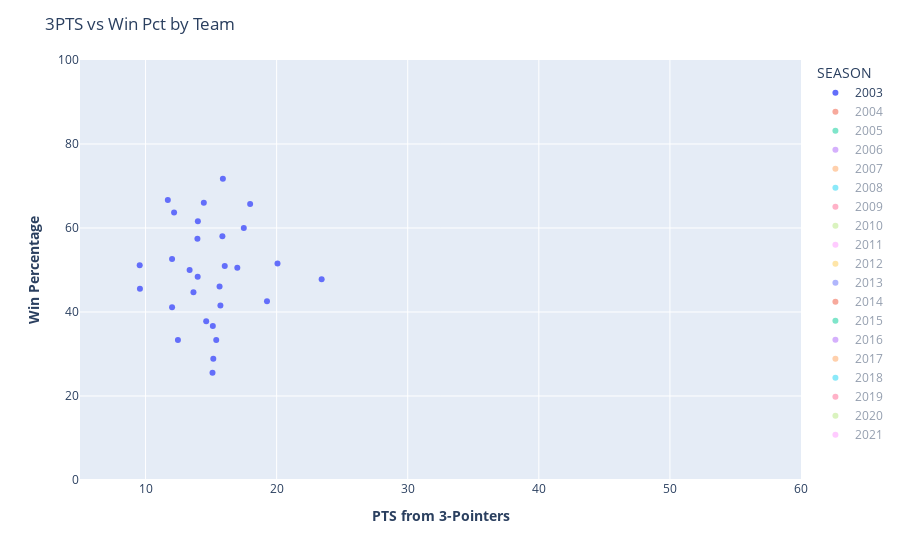

Write notebook code for a chart like this one.
### Code cell
#Draw plotly scatter chart to show comparison
fig = px.scatter(df_winloss_ttl, x='FG3A', y='win_%', range_x=[5,60], range_y=[0, 100], color ='SEASON', hover_name='TEAM_ABB')
fig.update_layout(
    title_text="3PTS vs Win Pct by Team",
    xaxis = dict(title = '<b>PTS from 3-Pointers</b>'),
    yaxis = dict(title = '<b>Win Percentage</b>')
)
#To make only year visible for better comparison
year = (df_winloss_ttl['SEASON'].unique())[1:].tolist()
fig.for_each_trace(lambda trace: trace.update(visible="legendonly") 
                   if trace.name in year else ())
fig.show()
fig.write_html("C:/Users/edowi/OneDrive/Desktop/Charts/win_pct_byteam.html")

### Figure 1 — Plotly figure (JSON) as saved in the notebook; plotly's stock layout.template omitted (floating-point values rounded to 4 significant figures)
{"data": [{"hovertemplate": "<b>%{hovertext}</b><br><br>SEASON=2003<br>FG3A=%{x}<br>win_%=%{y}<extra></extra>", "hovertext": ["ATL", "BOS", "CLE", "NOP", "CHI", "DAL", "DEN", "GSW", "HOU", "LAC", "LAL", "MIA", "MIL", "MIN", "BKN", "NYK", "ORL", "IND", "PHI", "PHX", "POR", "SAC", "SAS", "OKC", "TOR", "UTA", "MEM", "WAS", "DET"], "legendgroup": "2003", "marker": {"color": "#636efa", "symbol": "circle"}, "mode": "markers", "name": "2003", "orientation": "v", "showlegend": true, "type": "scatter", "x": [15.13, 19.26, 9.571, 20.07, 15.17, 17.49, 12.02, 15.65, 17, 12.47, 13.99, 16.04, 13.98, 11.7, 13.96, 13.66, 15.11, 15.9, 12.02, 14.63, 13.36, 17.98, 14.45, 23.43, 15.71, 9.554, 15.86, 15.39, 12.18], "xaxis": "x", "y": [36.67, 42.55, 45.56, 51.55, 28.89, 60, 52.63, 46.07, 50.53, 33.33, 61.61, 50.98, 48.42, 66.67, 57.43, 44.68, 25.56, 71.7, 41.11, 37.78, 50, 65.69, 66, 47.78, 41.57, 51.11, 58.06, 33.33, 63.72], "yaxis": "y"}, {"hovertemplate": "<b>%{hovertext}</b><br><br>SEASON=2004<br>FG3A=%{x}<br>win_%=%{y}<extra></extra>", "hovertext": ["ATL", "BOS", "CLE", "NOP", "CHI", "DAL", "DEN", "GSW", "HOU", "LAC", "LAL", "MIA", "MIL", "MIN", "BKN", "NYK", "ORL", "IND", "PHI", "PHX", "POR", "SAC", "SAS", "OKC", "TOR", "UTA", "MEM", "WAS", "DET", "CHA"], "legendgroup": "2004", "marker": {"color": "#EF553B", "symbol": "circle"}, "mode": "markers", "name": "2004", "orientation": "v", "showlegend": true, "type": "scatter", "visible": "legendonly", "x": [11.87, 15.07, 10.82, 16, 17.93, 15.65, 11.35, 21.25, 18.36, 8.267, 22, 15.33, 11.19, 13.9, 14.83, 14.98, 11.25, 19, 17.7, 23.72, 14.12, 17.11, 17.15, 21.43, 20.48, 9.186, 17.86, 18.17, 13.05, 10.69], "xaxis": "x", "y": [15.48, 53.26, 51.19, 21.18, 54.95, 66.67, 59.78, 42.35, 59.34, 44.19, 42.17, 71, 36.9, 53.49, 48.89, 41.86, 45.24, 53, 51.11, 74, 32.56, 57.14, 72.22, 61.46, 40.7, 31.4, 52.27, 52.63, 63.96, 23.53], "yaxis": "y"}, {"hovertemplate": "<b>%{hovertext}</b><br><br>SEASON=2005<br>FG3A=%{x}<br>win_%=%{y}<extra></extra>", "hovertext": ["ATL", "BOS", "CLE", "NOP", "CHI", "DAL", "DEN", "GSW", "HOU", "LAC", "LAL", "MIA", "MIL", "MIN", "BKN", "NYK", "ORL", "IND", "PHI", "PHX", "POR", "SAC", "SAS", "OKC", "TOR", "UTA", "MEM", "WAS", "DET", "CHA"], "legendgroup": "2005", "marker": {"color": "#00cc96", "symbol": "circle"}, "mode": "markers", "name": "2005", "orientation": "v", "showlegend": true, "type": "scatter", "visible": "legendonly", "x": [13.54, 15.24, 17.35, 11.34, 17.81, 13.59, 13.05, 22.26, 16.99, 10.55, 18.81, 17.81, 15.78, 11.97, 17.04, 10.39, 9.92, 18.44, 12.67, 25.14, 12.77, 17.02, 16.44, 19.58, 19.43, 11.03, 18.76, 16.85, 17.42, 15.24], "xaxis": "x", "y": [32.58, 40, 60.19, 44.94, 47.92, 70.8, 54.74, 40.45, 44.94, 58.42, 55.67, 63.39, 46.32, 41.11, 58.42, 29.21, 45.45, 50, 46.07, 63.64, 25.56, 51.04, 68.93, 42.7, 33.71, 48.31, 58.06, 48.96, 72.22, 32.22], "yaxis": "y"}, {"hovertemplate": "<b>%{hovertext}</b><br><br>SEASON=2006<br>FG3A=%{x}<br>win_%=%{y}<extra></extra>", "hovertext": ["ATL", "BOS", "CLE", "NOP", "CHI", "DAL", "DEN", "GSW", "HOU", "LAC", "LAL", "MIA", "MIL", "MIN", "BKN", "NYK", "ORL", "IND", "PHI", "PHX", "POR", "SAC", "SAS", "OKC", "TOR", "UTA", "MEM", "WAS", "DET", "CHA"], "legendgroup": "2006", "marker": {"color": "#ab63fa", "symbol": "circle"}, "mode": "markers", "name": "2006", "orientation": "v", "showlegend": true, "type": "scatter", "visible": "legendonly", "x": [12.9, 15.44, 16.81, 15.13, 14.88, 17.27, 17.97, 24.27, 23.36, 11.16, 20.6, 18.65, 17.99, 13.13, 20.31, 16.69, 11.62, 16.36, 10.16, 23.59, 14.9, 18.3, 19.12, 17.53, 17.96, 12.78, 16.18, 19.34, 15.71, 15.36], "xaxis": "x", "y": [38.89, 30, 57.8, 46.07, 61, 75, 53.19, 52.53, 62.5, 50, 49.47, 49.46, 34.44, 41.11, 49.02, 42.05, 48.94, 42.22, 42.53, 69.7, 37.78, 42.22, 71.03, 38.89, 57.89, 59.81, 28.89, 47.87, 64.15, 38.89], "yaxis": "y"}, {"hovertemplate": "<b>%{hovertext}</b><br><br>SEASON=2007<br>FG3A=%{x}<br>win_%=%{y}<extra></extra>", "hovertext": ["ATL", "BOS", "CLE", "NOP", "CHI", "DAL", "DEN", "GSW", "HOU", "LAC", "LAL", "MIA", "MIL", "MIN", "BKN", "NYK", "ORL", "IND", "PHI", "PHX", "POR", "SAC", "SAS", "OKC", "TOR", "UTA", "MEM", "WAS", "DET", "CHA"], "legendgroup": "2007", "marker": {"color": "#FFA15A", "symbol": "circle"}, "mode": "markers", "name": "2007", "orientation": "v", "showlegend": true, "type": "scatter", "visible": "legendonly", "x": [12.89, 18.46, 18.71, 19.07, 15.81, 16.88, 19.52, 26.45, 20.52, 13.06, 20.74, 16.58, 15.85, 15.35, 17.33, 17.63, 24.82, 24.37, 11.35, 21.45, 17.25, 16.76, 19.6, 11.51, 18.29, 13.58, 21.7, 19.3, 15.61, 17.33], "xaxis": "x", "y": [48.45, 74.78, 52.48, 65.35, 41.57, 60, 58.06, 58.62, 63.44, 30.34, 66.97, 16.85, 32.58, 26.14, 42.05, 29.07, 63.27, 46.07, 46.81, 64.89, 51.14, 46.07, 65.38, 23.6, 48.89, 63.37, 29.89, 51.06, 68.22, 38.2], "yaxis": "y"}, {"hovertemplate": "<b>%{hovertext}</b><br><br>SEASON=2008<br>FG3A=%{x}<br>win_%=%{y}<extra></extra>", "hovertext": ["ATL", "BOS", "CLE", "NOP", "CHI", "DAL", "DEN", "GSW", "HOU", "LAC", "LAL", "MIA", "MIL", "MIN", "BKN", "NYK", "ORL", "IND", "PHI", "PHX", "POR", "SAC", "SAS", "OKC", "TOR", "UTA", "MEM", "WAS", "DET", "CHA"], "legendgroup": "2008", "marker": {"color": "#19d3f3", "symbol": "circle"}, "mode": "markers", "name": "2008", "orientation": "v", "showlegend": true, "type": "scatter", "visible": "legendonly", "x": [19.4, 16.78, 19.83, 18.77, 16.1, 19.73, 18.1, 18.05, 20.22, 18.36, 18.24, 19.71, 16.7, 18.81, 20.7, 27.89, 25.32, 20.96, 13.37, 17.49, 18.59, 19.09, 19.82, 11.44, 15.67, 13.53, 13.7, 14.75, 12.99, 16.09], "xaxis": "x", "y": [55.45, 72.12, 75.96, 60.64, 49.48, 59, 66.67, 36.78, 63.73, 24.72, 76.79, 50, 38.89, 33.33, 41.57, 39.33, 68.75, 44.44, 49.47, 56.67, 63.16, 20, 61.7, 26.97, 40.45, 56.38, 28.89, 23.6, 47.87, 38.89], "yaxis": "y"}, {"hovertemplate": "<b>%{hovertext}</b><br><br>SEASON=2009<br>FG3A=%{x}<br>win_%=%{y}<extra></extra>", "hovertext": ["ATL", "BOS", "CLE", "NOP", "CHI", "DAL", "DEN", "GSW", "HOU", "LAC", "LAL", "MIA", "MIL", "MIN", "BKN", "NYK", "ORL", "IND", "PHI", "PHX", "POR", "SAC", "SAS", "OKC", "TOR", "UTA", "MEM", "WAS", "DET", "CHA"], "legendgroup": "2009", "marker": {"color": "#FF6692", "symbol": "circle"}, "mode": "markers", "name": "2009", "orientation": "v", "showlegend": true, "type": "scatter", "visible": "legendonly", "x": [16.92, 17.25, 19.3, 19.28, 12.81, 18.26, 18.04, 20.19, 22.16, 17.74, 19.34, 17.64, 22.12, 14.5, 14.37, 26.52, 27.18, 23.48, 16.5, 21.8, 16.68, 16.98, 18.29, 15.08, 16.84, 14.67, 12.7, 14.89, 14.26, 16.3], "xaxis": "x", "y": [62, 62.28, 70, 43.33, 50.53, 65.26, 61.05, 33.33, 51.11, 38.2, 69.91, 53.19, 53.61, 20, 14.61, 37.5, 74.04, 39.33, 35.56, 63.81, 58.33, 30.34, 58.16, 56.84, 46.67, 62.63, 47.78, 33.33, 34.44, 48.94], "yaxis": "y"}, {"hovertemplate": "<b>%{hovertext}</b><br><br>SEASON=2010<br>FG3A=%{x}<br>win_%=%{y}<extra></extra>", "hovertext": ["ATL", "BOS", "CLE", "NOP", "CHI", "DAL", "DEN", "GSW", "HOU", "LAC", "LAL", "MIA", "MIL", "MIN", "BKN", "NYK", "ORL", "IND", "PHI", "PHX", "POR", "SAC", "SAS", "OKC", "TOR", "UTA", "MEM", "WAS", "DET", "CHA"], "legendgroup": "2010", "marker": {"color": "#B6E880", "symbol": "circle"}, "mode": "markers", "name": "2010", "orientation": "v", "showlegend": true, "type": "scatter", "visible": "legendonly", "x": [16.92, 13.81, 17.88, 15.32, 17.48, 21.37, 20.86, 21.06, 21.99, 18.93, 18.03, 17.98, 17.32, 19.11, 16.25, 25.3, 25.54, 20.2, 15.4, 22.53, 18.28, 15.6, 20.63, 17.7, 13.41, 14.98, 11.42, 14.72, 15.52, 14.33], "xaxis": "x", "y": [51.49, 68.69, 28.09, 51.04, 70.75, 69.37, 58.95, 43.33, 52.22, 36.67, 65.66, 67.89, 42.22, 25.56, 29.21, 47.31, 64.21, 43.62, 46.81, 46.67, 55.79, 30.34, 70.21, 63.81, 28.89, 52.22, 58.82, 29.21, 36.67, 42.22], "yaxis": "y"}, {"hovertemplate": "<b>%{hovertext}</b><br><br>SEASON=2011<br>FG3A=%{x}<br>win_%=%{y}<extra></extra>", "hovertext": ["ATL", "BOS", "CLE", "NOP", "CHI", "DAL", "DEN", "GSW", "HOU", "LAC", "LAL", "MIA", "MIL", "MIN", "BKN", "NYK", "ORL", "IND", "PHI", "PHX", "POR", "SAC", "SAS", "OKC", "TOR", "UTA", "MEM", "WAS", "DET", "CHA"], "legendgroup": "2011", "marker": {"color": "#FF97FF", "symbol": "circle"}, "mode": "markers", "name": "2011", "orientation": "v", "showlegend": true, "type": "scatter", "visible": "legendonly", "x": [19.85, 15.09, 19.34, 11.72, 16.42, 22.1, 19.79, 20.32, 20.12, 21.13, 16.99, 16.62, 19.18, 21.5, 22.18, 23.08, 26.93, 16.29, 14.41, 19.74, 20.99, 19.81, 21.43, 19.88, 16.34, 12.75, 12.88, 16.29, 14.01, 13.5], "xaxis": "x", "y": [58.11, 59.09, 32.35, 33.82, 72.97, 50, 57.33, 35.29, 51.47, 58.23, 57.5, 69.23, 45.59, 41.18, 32.35, 53.42, 53.42, 60.76, 54.32, 48.53, 42.65, 33.82, 74.39, 70.45, 33.82, 51.39, 58.67, 29.41, 38.24, 11.76], "yaxis": "y"}, {"hovertemplate": "<b>%{hovertext}</b><br><br>SEASON=2012<br>FG3A=%{x}<br>win_%=%{y}<extra></extra>", "hovertext": ["ATL", "BOS", "CLE", "NOP", "CHI", "DAL", "DEN", "GSW", "HOU", "LAC", "LAL", "MIA", "MIL", "MIN", "BKN", "NYK", "ORL", "IND", "PHI", "PHX", "POR", "SAC", "SAS", "OKC", "TOR", "UTA", "MEM", "WAS", "DET", "CHA"], "legendgroup": "2012", "marker": {"color": "#FECB52", "symbol": "circle"}, "mode": "markers", "name": "2012", "orientation": "v", "showlegend": true, "type": "scatter", "visible": "legendonly", "x": [22.81, 17.4, 19.25, 18.17, 15.43, 20.05, 18.84, 20.06, 28.95, 20.71, 23.73, 21.84, 20.55, 18, 21.45, 28.33, 18.49, 19.29, 17.71, 17.81, 23.37, 20.48, 21.44, 19.99, 20.49, 16.56, 13.83, 18.54, 17.68, 17.46], "xaxis": "x", "y": [51.58, 48.39, 29.55, 34.44, 54.46, 50, 65.26, 57.43, 54.74, 65.62, 47.87, 76.11, 43.62, 39.77, 57.89, 63, 24.44, 59.81, 44.94, 32.58, 40.45, 37.08, 69.72, 69, 44.32, 53.33, 64.42, 35.56, 36.67, 24.44], "yaxis": "y"}, {"hovertemplate": "<b>%{hovertext}</b><br><br>SEASON=2013<br>FG3A=%{x}<br>win_%=%{y}<extra></extra>", "hovertext": ["ATL", "BOS", "CLE", "NOP", "CHI", "DAL", "DEN", "GSW", "HOU", "LAC", "LAL", "MIA", "MIL", "MIN", "BKN", "NYK", "ORL", "IND", "PHI", "PHX", "POR", "SAC", "SAS", "OKC", "TOR", "UTA", "MEM", "WAS", "DET", "CHA"], "legendgroup": "2013", "marker": {"color": "#636efa", "symbol": "circle"}, "mode": "markers", "name": "2013", "orientation": "v", "showlegend": true, "type": "scatter", "visible": "legendonly", "x": [26.08, 21.28, 19.98, 15.97, 17.76, 22.59, 23.36, 24.73, 26.69, 24.04, 24.86, 22.53, 18.77, 21.57, 23.36, 24.93, 19.54, 19.03, 22.62, 24.84, 24.73, 18.25, 21.41, 22.44, 23.02, 19.08, 14.24, 20.59, 19.34, 18.01], "xaxis": "x", "y": [43.75, 30, 41.11, 45.56, 60, 57.73, 42.7, 59.38, 65.26, 66.02, 34.44, 65.45, 18.18, 50, 53.47, 43.82, 27.78, 63.3, 22.73, 59.09, 64, 37.08, 72.07, 67.29, 59.38, 28.89, 58.33, 52, 35.96, 51.06], "yaxis": "y"}, {"hovertemplate": "<b>%{hovertext}</b><br><br>SEASON=2014<br>FG3A=%{x}<br>win_%=%{y}<extra></extra>", "hovertext": ["ATL", "BOS", "CLE", "NOP", "CHI", "DAL", "DEN", "GSW", "HOU", "LAC", "LAL", "MIA", "MIL", "MIN", "BKN", "NYK", "ORL", "IND", "PHI", "PHX", "POR", "SAC", "SAS", "OKC", "TOR", "UTA", "MEM", "WAS", "DET", "CHA"], "legendgroup": "2014", "marker": {"color": "#EF553B", "symbol": "circle"}, "mode": "markers", "name": "2014", "orientation": "v", "showlegend": true, "type": "scatter", "visible": "legendonly", "x": [26.59, 24.86, 27.7, 19.71, 22.64, 25.68, 24.1, 27.56, 31.58, 26.62, 18.09, 20.53, 18.42, 14.92, 20.31, 19.91, 19.25, 21.24, 25.77, 25.14, 26.82, 16.34, 22.91, 22.69, 24.85, 21.64, 15.16, 17.31, 24.88, 19.29], "xaxis": "x", "y": [68.57, 47.87, 65.74, 53.76, 58.82, 57.89, 35.56, 80.18, 66.36, 62.5, 26.67, 45.56, 48.42, 23.6, 46.24, 22.47, 31.46, 46.07, 22.22, 48.86, 59.14, 35.23, 62.77, 52.81, 59.14, 47.78, 63, 55.56, 41.57, 40], "yaxis": "y"}, {"hovertemplate": "<b>%{hovertext}</b><br><br>SEASON=2015<br>FG3A=%{x}<br>win_%=%{y}<extra></extra>", "hovertext": ["ATL", "BOS", "CLE", "NOP", "CHI", "DAL", "DEN", "GSW", "HOU", "LAC", "LAL", "MIA", "MIL", "MIN", "BKN", "NYK", "ORL", "IND", "PHI", "PHX", "POR", "SAC", "SAS", "OKC", "TOR", "UTA", "MEM", "WAS", "DET", "CHA"], "legendgroup": "2015", "marker": {"color": "#00cc96", "symbol": "circle"}, "mode": "markers", "name": "2015", "orientation": "v", "showlegend": true, "type": "scatter", "visible": "legendonly", "x": [28.48, 26.37, 29.77, 24.03, 22.03, 28.07, 23.65, 31.29, 31.07, 26.09, 24.42, 18.54, 15.93, 16.67, 18.6, 21.49, 22.47, 23.03, 27.75, 25.92, 28.91, 22.66, 18.68, 23.99, 23.11, 23.56, 18.43, 24.19, 26.1, 28.3], "xaxis": "x", "y": [56.57, 58.06, 67.27, 37.08, 51.11, 45.74, 41.57, 80.53, 47.37, 61.7, 21.35, 56.73, 39.77, 34.83, 26.44, 40.23, 44.94, 55.21, 13.48, 30.68, 52, 43.18, 76.53, 66.67, 65.14, 48.31, 51.09, 50, 50, 59.79], "yaxis": "y"}, {"hovertemplate": "<b>%{hovertext}</b><br><br>SEASON=2016<br>FG3A=%{x}<br>win_%=%{y}<extra></extra>", "hovertext": ["ATL", "BOS", "CLE", "NOP", "CHI", "DAL", "DEN", "GSW", "HOU", "LAC", "LAL", "MIA", "MIL", "MIN", "BKN", "NYK", "ORL", "IND", "PHI", "PHX", "POR", "SAC", "SAS", "OKC", "TOR", "UTA", "MEM", "WAS", "DET", "CHA"], "legendgroup": "2016", "marker": {"color": "#ab63fa", "symbol": "circle"}, "mode": "markers", "name": "2016", "orientation": "v", "showlegend": true, "type": "scatter", "visible": "legendonly", "x": [25.89, 33.35, 33.5, 26.52, 22.55, 29.92, 28.48, 31.72, 39.92, 26.96, 26.06, 27.07, 23.39, 21.12, 31.74, 24.82, 25.88, 23.26, 29.54, 22.4, 27.87, 23.76, 23.48, 25.75, 24.07, 25.62, 26.48, 24.89, 23.23, 28.38], "xaxis": "x", "y": [52.63, 62.62, 62.26, 39.77, 48.42, 39.33, 48.89, 83.96, 65.66, 60, 31.11, 50, 50, 40.45, 23.86, 39.77, 34.83, 48.91, 33.71, 31.82, 47.83, 39.08, 70.19, 54.95, 59.18, 59.18, 52.13, 58.82, 45.45, 43.82], "yaxis": "y"}, {"hovertemplate": "<b>%{hovertext}</b><br><br>SEASON=2017<br>FG3A=%{x}<br>win_%=%{y}<extra></extra>", "hovertext": ["ATL", "BOS", "CLE", "NOP", "CHI", "DAL", "DEN", "GSW", "HOU", "LAC", "LAL", "MIA", "MIL", "MIN", "BKN", "NYK", "ORL", "IND", "PHI", "PHX", "POR", "SAC", "SAS", "OKC", "TOR", "UTA", "MEM", "WAS", "DET", "CHA"], "legendgroup": "2017", "marker": {"color": "#FFA15A", "symbol": "circle"}, "mode": "markers", "name": "2017", "orientation": "v", "showlegend": true, "type": "scatter", "visible": "legendonly", "x": [31.03, 30.45, 31.63, 28.06, 31.3, 33.1, 30.84, 29.49, 42.19, 26.7, 28.81, 30.41, 24.99, 22.49, 35.52, 23.39, 29.35, 24.66, 29.82, 27.93, 28.29, 23.8, 24.43, 30.33, 32.78, 29.56, 26.03, 26.29, 28.64, 27.34], "xaxis": "x", "y": [29.89, 66.67, 57.8, 56.84, 34.09, 31.82, 56.32, 71.03, 76.7, 50.57, 42.05, 51.61, 51.61, 55.56, 36.05, 33.33, 31.82, 57.61, 60.82, 25.58, 58.24, 31.82, 55.43, 57.14, 68.04, 58.33, 28.74, 52.17, 47.13, 43.68], "yaxis": "y"}, {"hovertemplate": "<b>%{hovertext}</b><br><br>SEASON=2018<br>FG3A=%{x}<br>win_%=%{y}<extra></extra>", "hovertext": ["ATL", "BOS", "CLE", "NOP", "CHI", "DAL", "DEN", "GSW", "HOU", "LAC", "LAL", "MIA", "MIL", "MIN", "BKN", "NYK", "ORL", "IND", "PHI", "PHX", "POR", "SAC", "SAS", "OKC", "TOR", "UTA", "MEM", "WAS", "DET", "CHA"], "legendgroup": "2018", "marker": {"color": "#19d3f3", "symbol": "circle"}, "mode": "markers", "name": "2018", "orientation": "v", "showlegend": true, "type": "scatter", "visible": "legendonly", "x": [37.05, 34.36, 28.9, 30.25, 26.11, 36.65, 30.92, 33.85, 45.12, 26.15, 30.38, 32.49, 38.28, 28.55, 35.98, 29.22, 32.01, 25.63, 30.11, 29.28, 31.05, 29.62, 24.71, 32.42, 33.9, 34.06, 28.77, 33.44, 35.07, 33.9], "xaxis": "x", "y": [35.63, 57.89, 24.42, 37.93, 27.59, 40, 64, 66.06, 63.92, 58.24, 45.45, 47.73, 72.28, 42.53, 49.45, 22.99, 48.35, 55.56, 61.86, 23.26, 62.14, 45.98, 57.45, 58.24, 70, 60, 40.23, 40.7, 47.25, 49.43], "yaxis": "y"}, {"hovertemplate": "<b>%{hovertext}</b><br><br>SEASON=2019<br>FG3A=%{x}<br>win_%=%{y}<extra></extra>", "hovertext": ["ATL", "BOS", "CLE", "NOP", "CHI", "DAL", "DEN", "GSW", "HOU", "LAC", "LAL", "MIA", "MIL", "MIN", "BKN", "NYK", "ORL", "IND", "PHI", "PHX", "POR", "SAC", "SAS", "OKC", "TOR", "UTA", "MEM", "WAS", "DET", "CHA"], "legendgroup": "2019", "marker": {"color": "#FF6692", "symbol": "circle"}, "mode": "markers", "name": "2019", "orientation": "v", "showlegend": true, "type": "scatter", "visible": "legendonly", "x": [36, 34.76, 32.1, 36.95, 35.41, 41.02, 30.82, 31.8, 46.14, 33.62, 31.77, 35.64, 38.79, 39.9, 38.41, 28.63, 32.72, 28.42, 31.61, 32, 33.63, 35.03, 27.97, 30.99, 37.47, 35.22, 31.56, 33.1, 32.79, 34.24], "xaxis": "x", "y": [29.17, 65.62, 27.94, 47.5, 34.29, 55.06, 60.61, 24.29, 58.7, 63.74, 72.28, 61.76, 74.73, 29.41, 46.34, 31.43, 43.68, 59.52, 55.95, 47.5, 43.68, 43.04, 44.3, 60, 71.11, 56.98, 45, 34.18, 32.39, 34.29], "yaxis": "y"}, {"hovertemplate": "<b>%{hovertext}</b><br><br>SEASON=2020<br>FG3A=%{x}<br>win_%=%{y}<extra></extra>", "hovertext": ["ATL", "BOS", "CLE", "NOP", "CHI", "DAL", "DEN", "GSW", "HOU", "LAC", "LAL", "MIA", "MIL", "MIN", "BKN", "NYK", "ORL", "IND", "PHI", "PHX", "POR", "SAC", "SAS", "OKC", "TOR", "UTA", "MEM", "WAS", "DET", "CHA"], "legendgroup": "2020", "marker": {"color": "#B6E880", "symbol": "circle"}, "mode": "markers", "name": "2020", "orientation": "v", "showlegend": true, "type": "scatter", "visible": "legendonly", "x": [35.19, 37.65, 30.21, 31.1, 35.53, 38.5, 35.5, 40.3, 41.32, 35.56, 31.79, 36.78, 37.3, 38.72, 37.38, 30.35, 32.23, 34.86, 30.23, 34.6, 41.66, 34.35, 29.29, 35.86, 40.68, 43.43, 33.84, 29.55, 34.22, 37.71], "xaxis": "x", "y": [57.58, 45.78, 31.17, 45.45, 44.3, 55.95, 61.36, 53.16, 26.58, 60.82, 59.3, 51.85, 63.37, 32.91, 64.84, 55.42, 32.05, 46.84, 68.18, 66.99, 55.29, 44.3, 43.04, 31.17, 37.66, 69.66, 53.49, 44.19, 29.11, 43.75], "yaxis": "y"}, {"hovertemplate": "<b>%{hovertext}</b><br><br>SEASON=2021<br>FG3A=%{x}<br>win_%=%{y}<extra></extra>", "hovertext": ["ATL", "BOS", "CLE", "NOP", "CHI", "DAL", "DEN", "GSW", "HOU", "LAC", "LAL", "MIA", "MIL", "MIN", "BKN", "NYK", "ORL", "IND", "PHI", "PHX", "POR", "SAC", "SAS", "OKC", "TOR", "UTA", "MEM", "WAS", "DET", "CHA"], "legendgroup": "2021", "marker": {"color": "#FF97FF", "symbol": "circle"}, "mode": "markers", "name": "2021", "orientation": "v", "showlegend": true, "type": "scatter", "visible": "legendonly", "x": [32.65, 37.26, 32.86, 33.75, 28.74, 38.39, 37.74, 45.11, 35, 37.11, 33.77, 34.95, 39.7, 42.17, 34.85, 38.84, 37.47, 35.95, 33.37, 32.39, 38.65, 37.74, 30.89, 39.44, 33.55, 42.72, 37.5, 33.67, 35.28, 35.05], "xaxis": "x", "y": [45, 47.37, 52.38, 15, 73.68, 72.22, 52.63, 89.47, 10.53, 55.56, 36.36, 71.43, 40, 44.44, 70, 63.16, 26.32, 40, 52.63, 77.78, 40, 52.63, 36.84, 38.89, 50, 61.11, 50, 55.56, 33.33, 50], "yaxis": "y"}], "layout": {"legend": {"title": {"text": "SEASON"}, "tracegroupgap": 0}, "margin": {"t": 60}, "title": {"text": "3PTS vs Win Pct by Team"}, "xaxis": {"anchor": "y", "domain": [0, 1], "range": [5, 60], "title": {"text": "<b>PTS from 3-Pointers</b>"}}, "yaxis": {"anchor": "x", "domain": [0, 1], "range": [0, 100], "title": {"text": "<b>Win Percentage</b>"}}}}
